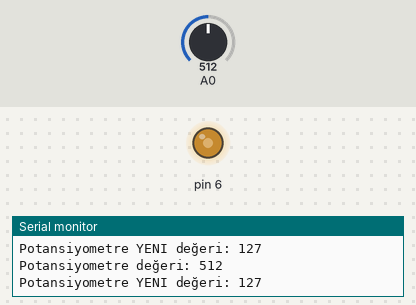
The sketch below on a simulated Arduino Uno, built with avr-gcc and run on an emulated ATmega328P. Shown: output pins drawn as LEDs (lit = HIGH), the last lines printed to the serial monitor. Inputs (shaded band) come from the test bench; at power-on: A0 = 512.

Above: at 1.8 s.
1.9 s: A0 set to 716
At 2.8 s:
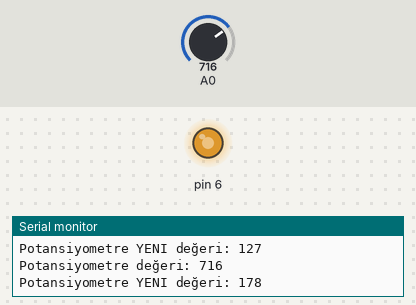
3.5 s: A0 set to 900
At 4.4 s:
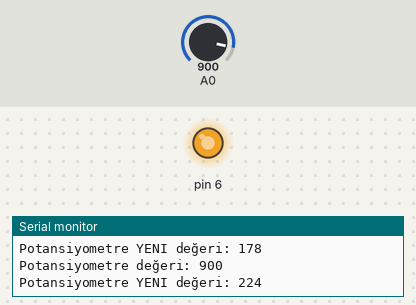
5.5 s: A0 set to 122
At 7.2 s:
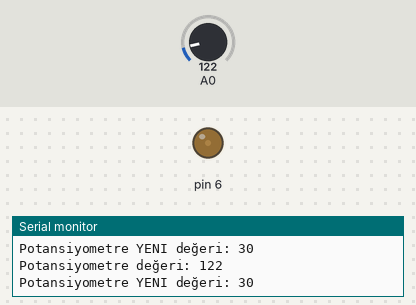
7.5 s: A0 set to 0
At 8.8 s:
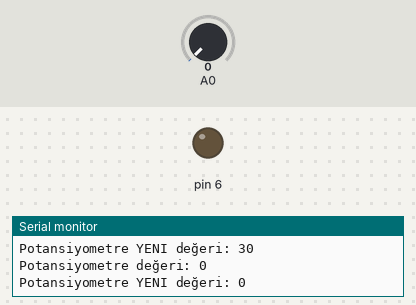
9.5 s: A0 set to 511
At 10.4 s:
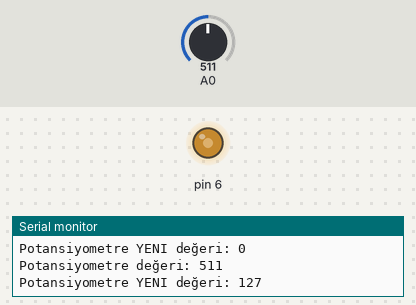
Timing chart, 0 to 12.5 s (numbered marks = the images above; inputs shaded):
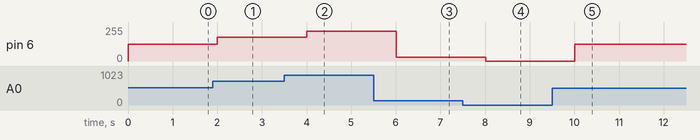

The sketch:

Serial_Monitor_Potansiyometre.ino
```cpp
int TimeValue;
void setup() {
  // put your setup code here, to run once:
  TimeValue = 1000;
  Serial.begin(9600);

  pinMode(A0, INPUT);
  pinMode(6, OUTPUT);
}

void loop() {
  // put your main code here, to run repeatedly:
  int value = analogRead(A0);
  Serial.println("Potansiyometre değeri: " + String(value));

  int newValue = map(value, 0, 1023, 0, 255);
  Serial.println("Potansiyometre YENI değeri: " + String(newValue));

  analogWrite(6, newValue);

  delay(TimeValue);
}
```

Measured:
- after the input at 1.9 s, pin 6: 127/255 → 178/255 after 0.10 s
- after the input at 3.5 s, pin 6: 178/255 → 224/255 after 0.50 s
- after the input at 5.5 s, pin 6: 224/255 → 30/255 after 0.51 s
- after the input at 7.5 s, pin 6: 30/255 → 0/255 after 0.51 s
- after the input at 9.5 s, pin 6: 0/255 → 127/255 after 0.51 s
